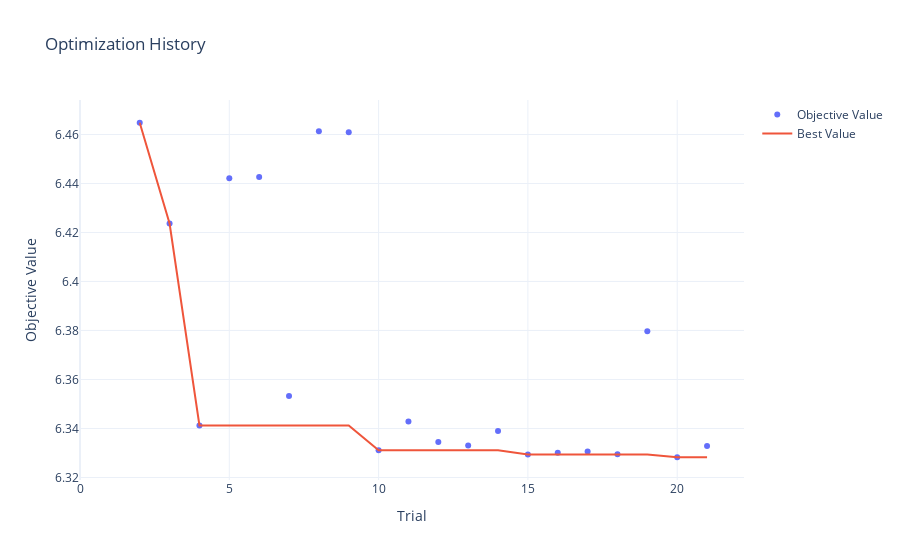

Notebook source saved alongside this figure:
### Code cell
if notebook_config['hyperopt'] & ('lgb' in notebook_config['model']):
    print('lightgbm的优化历史')
    study_lgb = optuna.create_study(study_name='study_lgb_8', direction='minimize', storage=storage_url, load_if_exists=True)
    plot_optimization_history(study_lgb)
    history_value(study_lgb)

### Figure 1 — Plotly figure (JSON) as saved in the notebook; plotly's stock layout.template omitted (floating-point values rounded to 4 significant figures)
{"data": [{"mode": "markers", "name": "Objective Value", "type": "scatter", "x": [2, 3, 4, 5, 6, 7, 8, 9, 10, 11, 12, 13, 14, 15, 16, 17, 18, 19, 20, 21], "y": [6.465, 6.424, 6.341, 6.442, 6.443, 6.353, 6.461, 6.461, 6.331, 6.343, 6.334, 6.333, 6.339, 6.329, 6.33, 6.331, 6.329, 6.38, 6.328, 6.333]}, {"mode": "lines", "name": "Best Value", "type": "scatter", "x": [0, 1, 2, 3, 4, 5, 6, 7, 8, 9, 10, 11, 12, 13, 14, 15, 16, 17, 18, 19, 20, 21], "y": [null, null, 6.465, 6.424, 6.341, 6.341, 6.341, 6.341, 6.341, 6.341, 6.331, 6.331, 6.331, 6.331, 6.331, 6.329, 6.329, 6.329, 6.329, 6.329, 6.328, 6.328]}, {"marker": {"color": "#cccccc"}, "mode": "markers", "name": "Infeasible Trial", "showlegend": false, "type": "scatter", "x": [], "y": []}], "layout": {"title": {"text": "Optimization History"}, "xaxis": {"title": {"text": "Trial"}}, "yaxis": {"title": {"text": "Objective Value"}}}}
